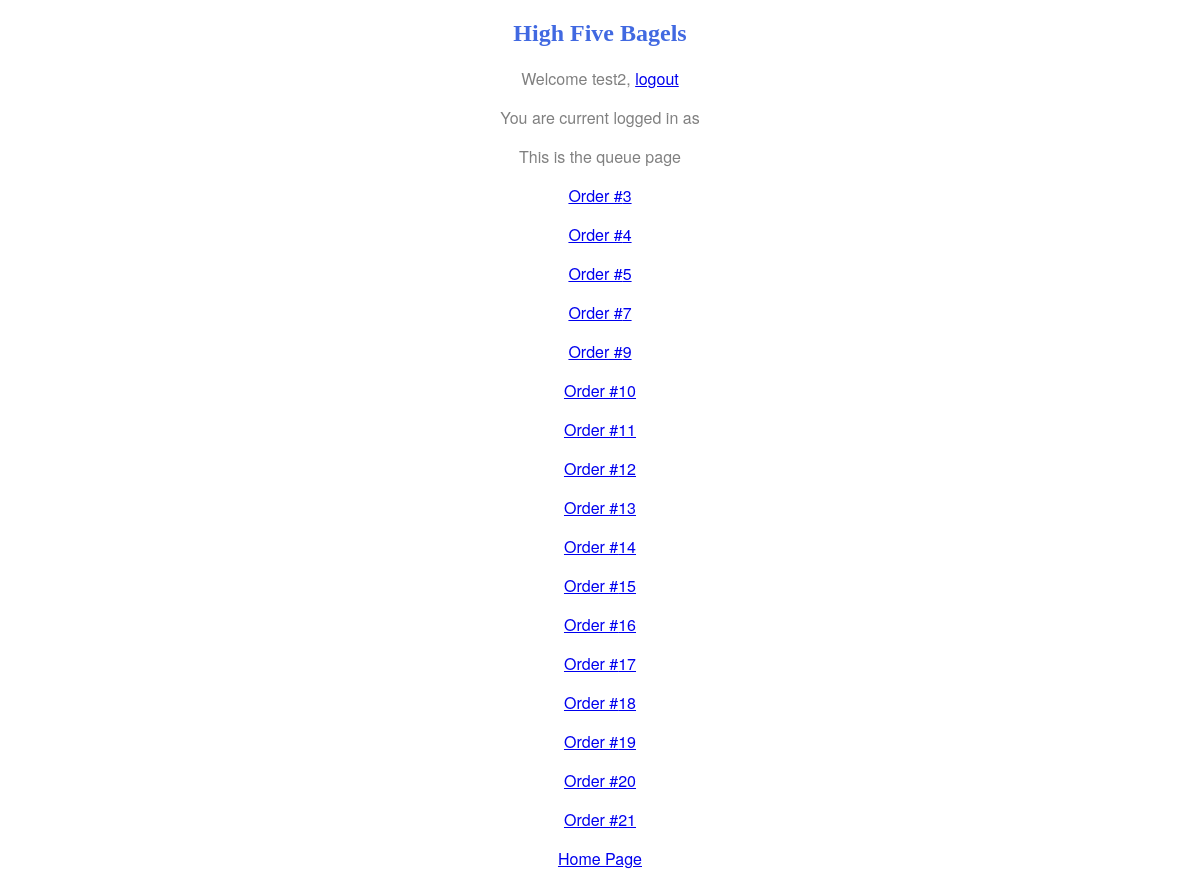
The app's page /home/queue/ (signed in), older data.
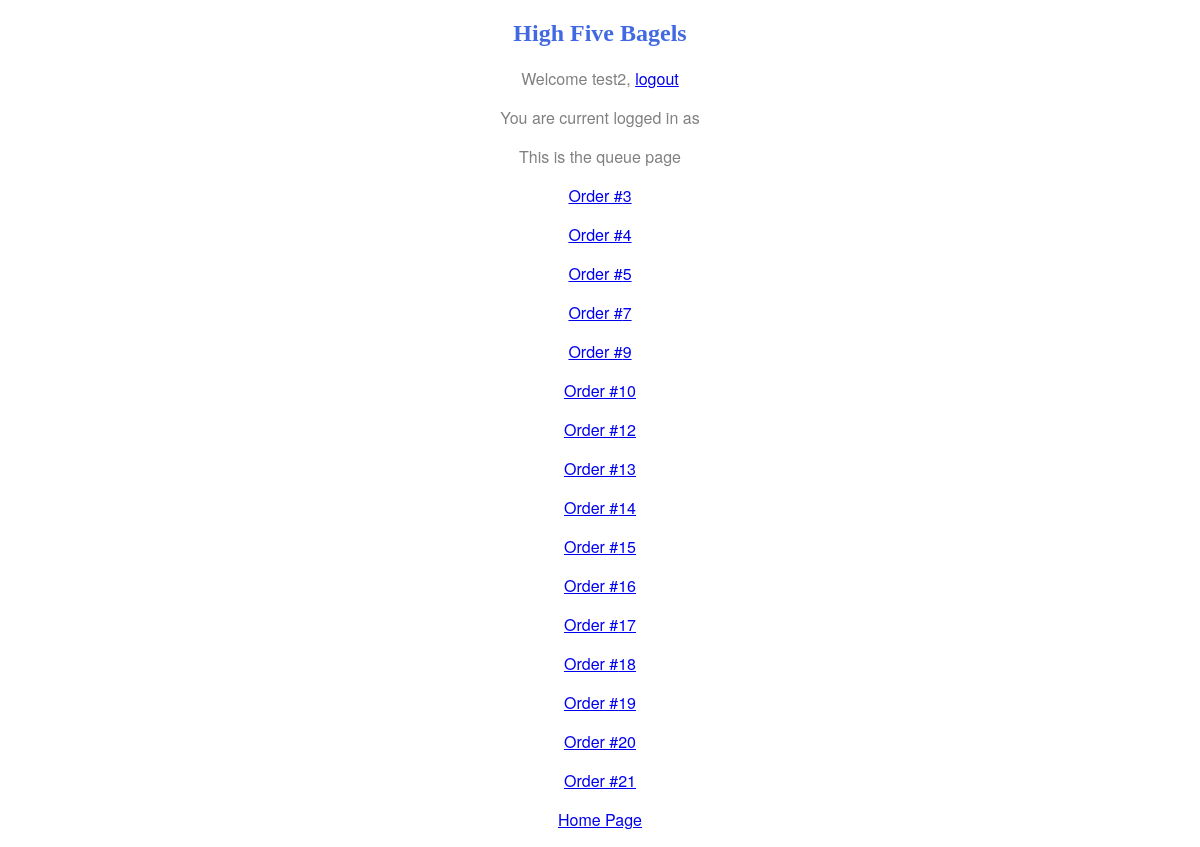
The same page, newer data.
### home/models.py (models this page shows)
class Order(models.Model):
    items = models.CharField(max_length=200, default='none')
    isMade = models.BooleanField(default=False)
    isFilled = models.BooleanField(default=False)
    bagels = []
    sandwiches = []

### home/views.py (the view)
# urls.py: path('queue/', views.queue, name='queue'),
def queue(request):
    order_list = Order.objects.all()
    context = {
        'user': request.user,
        'order_list': order_list,
    }
    return render(request, 'home/queue.html', context)

### home/templates/home/queue.html (shortened to what this page needs)
{% load static %}
<!DOCTYPE html>
<html lang="en">
	<head>
		<link href="{% static 'home/style.css' %}" rel="stylesheet">
	</head>
	<body>
		<h2>High Five Bagels</h2>
		{% if user.is_authenticated %}
		<p>Welcome {{ user.username }}, <a href='/accounts/logout/?next=/'>logout</a></p>
		<p>You are current logged in as {{ group }}</p>
		<p>This is the queue page</p>
		{% for order in order_list %}
		<p><a href='/fill_order/{{ order.id }}/'>Order #{{ order.id }}</a></p>
		{% endfor %}
		<p><a href="/">Home Page</a></p>
		{% else %}
		<p>You are not currently logged in, <a href="/accounts/login/">login here.</a>
		{% endif %}
	</body>
</html>

Row changes from the older to the newer data that the page shows:
removed Order: id "11"
